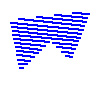

This chart was generated by the following Python code:
import argparse

from PIL import Image
from image_draw import ImageDraw

def parse_args():
    parser = argparse.ArgumentParser(description='Fill polygon with hatch on image')
    
    parser.add_argument(
        "--xy", 
        nargs='+',
        type=int,
        help="coordinates of the polygon, list as x1 y1 x2 y2 x3 y3 ...",
        required=True
    )
    parser.add_argument(
        "--alpha", 
        type=float,
        help="angle between the hatch and the x axis",
        required=True
    )
    parser.add_argument(
        "--h", 
        type=float,
        help="distance between two adjacent hatch lines",
        required=True
    )
    parser.add_argument(
        "--width", 
        type=int,
        help="line width",
        default=1
    )
    parser.add_argument(
        "--color", 
        type=str,
        help="color",
        default='black'
    )

    return parser.parse_args()


if __name__ == '__main__':
    args = parse_args()
    image = Image.new('RGB', (100,100), color='white')
    draw = ImageDraw(image)
    draw.fill_with_hatch(args.xy, args.alpha, args.h, args.width, args.color)
    image.save('fill_with_hatch.png')